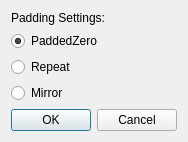
<?xml version="1.0" encoding="UTF-8"?>
<ui version="4.0">
 <class>SettingsDialog</class>
 <widget class="QDialog" name="SettingsDialog">
  <property name="geometry">
   <rect>
    <x>0</x>
    <y>0</y>
    <width>174</width>
    <height>125</height>
   </rect>
  </property>
  <property name="windowTitle">
   <string>Dialog</string>
  </property>
  <layout class="QGridLayout" name="gridLayout">
   <item row="0" column="0">
    <widget class="QLabel" name="label">
     <property name="text">
      <string>Padding Settings:</string>
     </property>
    </widget>
   </item>
   <item row="1" column="0">
    <widget class="QRadioButton" name="paddedZeroRBtn">
     <property name="text">
      <string>PaddedZero</string>
     </property>
     <property name="checked">
      <bool>true</bool>
     </property>
    </widget>
   </item>
   <item row="2" column="0">
    <widget class="QRadioButton" name="repeatRBtn">
     <property name="text">
      <string>Repeat</string>
     </property>
    </widget>
   </item>
   <item row="3" column="0">
    <widget class="QRadioButton" name="mirrorRBtn">
     <property name="text">
      <string>Mirror</string>
     </property>
    </widget>
   </item>
   <item row="4" column="0">
    <widget class="QDialogButtonBox" name="buttonBox">
     <property name="orientation">
      <enum>Qt::Horizontal</enum>
     </property>
     <property name="standardButtons">
      <set>QDialogButtonBox::Cancel|QDialogButtonBox::Ok</set>
     </property>
    </widget>
   </item>
  </layout>
 </widget>
 <resources/>
 <connections>
  <connection>
   <sender>buttonBox</sender>
   <signal>accepted()</signal>
   <receiver>SettingsDialog</receiver>
   <slot>accept()</slot>
   <hints>
    <hint type="sourcelabel">
     <x>248</x>
     <y>254</y>
    </hint>
    <hint type="destinationlabel">
     <x>157</x>
     <y>274</y>
    </hint>
   </hints>
  </connection>
  <connection>
   <sender>buttonBox</sender>
   <signal>rejected()</signal>
   <receiver>SettingsDialog</receiver>
   <slot>reject()</slot>
   <hints>
    <hint type="sourcelabel">
     <x>316</x>
     <y>260</y>
    </hint>
    <hint type="destinationlabel">
     <x>286</x>
     <y>274</y>
    </hint>
   </hints>
  </connection>
 </connections>
</ui>
